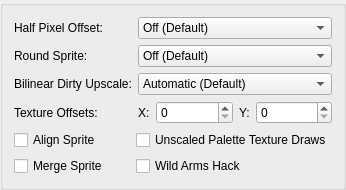
     <widget class="QGroupBox" name="upscalingFixesTab">
      <attribute name="title">
       <string>Upscaling Fixes</string>
      </attribute>
      <layout class="QFormLayout" name="upscalingFixesLayout">
       <item row="0" column="0">
        <widget class="QLabel" name="label_14">
         <property name="text">
          <string>Half Pixel Offset:</string>
         </property>
        </widget>
       </item>
       <item row="0" column="1">
        <widget class="QComboBox" name="halfPixelOffset">
         <item>
          <property name="text">
           <string>Off (Default)</string>
          </property>
         </item>
         <item>
          <property name="text">
           <string>Normal (Vertex)</string>
          </property>
         </item>
         <item>
          <property name="text">
           <string>Special (Texture)</string>
          </property>
         </item>
         <item>
          <property name="text">
           <string>Special (Texture - Aggressive)</string>
          </property>
         </item>
        </widget>
       </item>
       <item row="1" column="0">
        <widget class="QLabel" name="label_15">
         <property name="text">
          <string>Round Sprite:</string>
         </property>
        </widget>
       </item>
       <item row="1" column="1">
        <widget class="QComboBox" name="roundSprite">
         <item>
          <property name="text">
           <string>Off (Default)</string>
          </property>
         </item>
         <item>
          <property name="text">
           <string>Half</string>
          </property>
         </item>
         <item>
          <property name="text">
           <string>Full</string>
          </property>
         </item>
        </widget>
       </item>
       <item row="3" column="0">
        <widget class="QLabel" name="textureOffsetLabel">
         <property name="text">
          <string>Texture Offsets:</string>
         </property>
        </widget>
       </item>
       <item row="3" column="1">
        <layout class="QHBoxLayout" name="textureOffsetLayout" stretch="0,1,0,1">
         <item>
          <widget class="QLabel" name="textureOffsetXLabel">
           <property name="text">
            <string>X:</string>
           </property>
          </widget>
         </item>
         <item>
          <widget class="QSpinBox" name="textureOffsetX">
           <property name="maximum">
            <number>1000</number>
           </property>
          </widget>
         </item>
         <item>
          <widget class="QLabel" name="textureOffsetYLabel">
           <property name="text">
            <string>Y:</string>
           </property>
          </widget>
         </item>
         <item>
          <widget class="QSpinBox" name="textureOffsetY">
           <property name="maximum">
            <number>1000</number>
           </property>
          </widget>
         </item>
        </layout>
       </item>
       <item row="4" column="0" colspan="2">
        <layout class="QGridLayout" name="gridLayout_3">
         <item row="0" column="0">
          <widget class="QCheckBox" name="alignSprite">
           <property name="text">
            <string>Align Sprite</string>
           </property>
          </widget>
         </item>
         <item row="0" column="1">
          <widget class="QCheckBox" name="nativePaletteDraw">
           <property name="text">
            <string>Unscaled Palette Texture Draws</string>
           </property>
          </widget>
         </item>
         <item row="1" column="1">
          <widget class="QCheckBox" name="wildHack">
           <property name="text">
            <string extracomment="Wild Arms: name of a game series. Leave as-is or use an official translation.">Wild Arms Hack</string>
           </property>
          </widget>
         </item>
         <item row="1" column="0">
          <widget class="QCheckBox" name="mergeSprite">
           <property name="text">
            <string>Merge Sprite</string>
           </property>
          </widget>
         </item>
        </layout>
       </item>
       <item row="2" column="0">
        <widget class="QLabel" name="label_7">
         <property name="text">
          <string>Bilinear Dirty Upscale:</string>
         </property>
        </widget>
       </item>
       <item row="2" column="1">
        <widget class="QComboBox" name="bilinearHack">
         <item>
          <property name="text">
           <string>Automatic (Default)</string>
          </property>
         </item>
         <item>
          <property name="text">
           <string>Force Bilinear</string>
          </property>
         </item>
         <item>
          <property name="text">
           <string>Force Nearest</string>
          </property>
         </item>
        </widget>
       </item>
      </layout>
     </widget>
